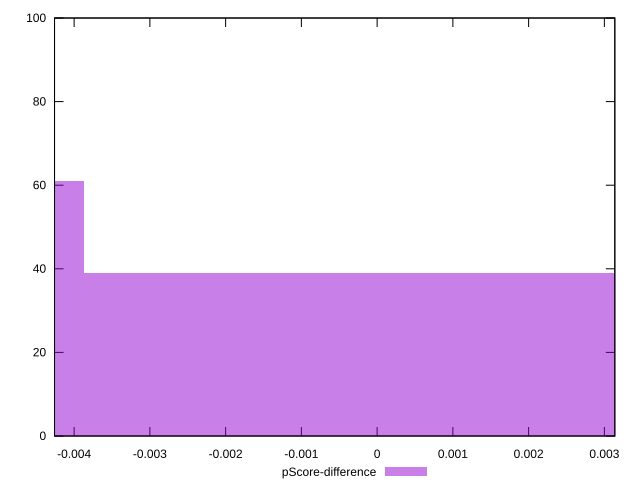

gnuplot code for this plot:
reset

$pScoreDifference <<EOF
0 39
-0.007742481204861399 61
EOF

set key outside below
set boxwidth 0.007742481204861399
set xrange [-0.0042585776805223186:0.00313800536155941]
set yrange [0:100]
set trange [0:100]
set style fill transparent solid 0.5 noborder
set terminal svg size 640, 490 enhanced background rgb 'white'
set output "report_0_00242021-02-20T12:25:28.543Z/uses-long-cache-ttl/samples/pages/pScore-difference/histogram.svg"

plot $pScoreDifference title "pScore-difference" with boxes

reset
